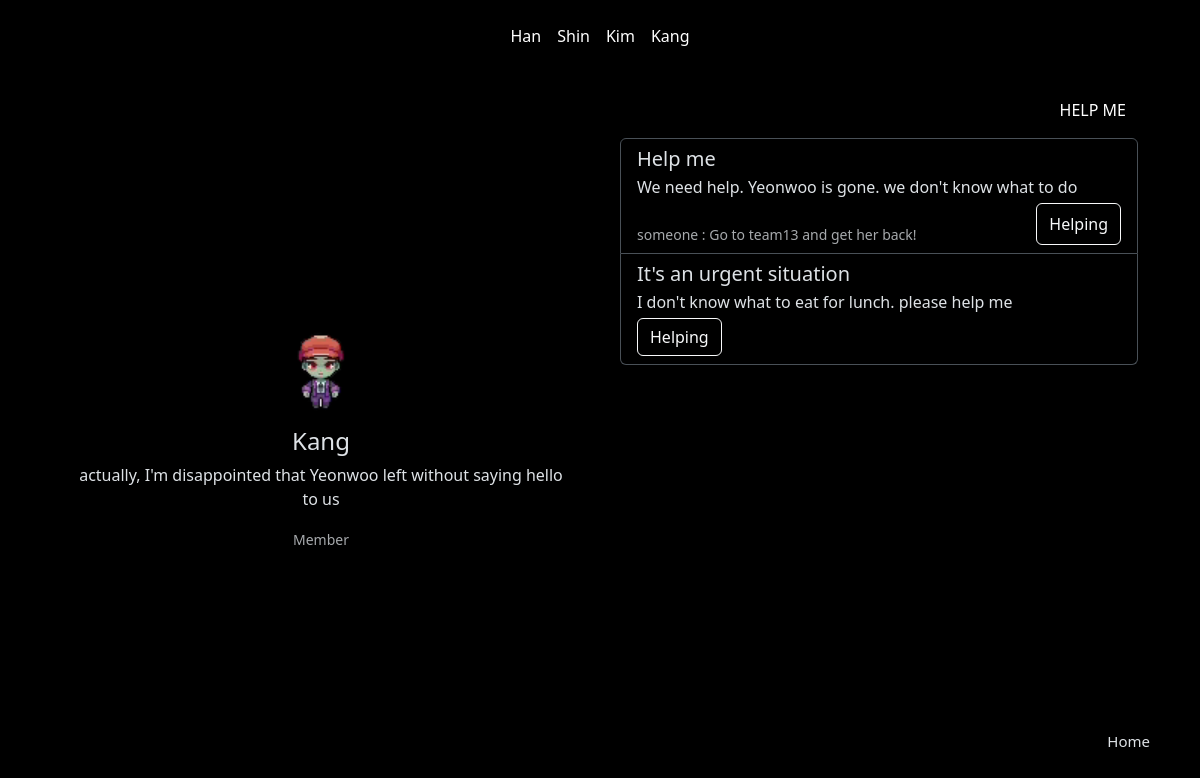
The page /member3 on the database its author committed.
### app.py (models this page shows, shortened)
class Help(db.Model):
    listnum = db.Column(db.Integer, primary_key=True)
    title = db.Column(db.String, nullable=False)
    content = db.Column(db.String, nullable=False)
    username = db.Column(db.String, nullable=False)
    answer = db.Column(db.String, nullable=False, default="")

### app.py (the view)
@app.route("/member3")
def member3():
    name = "Kang"
    profile = "actually, I'm disappointed that Yeonwoo left without saying hello to us"
    tag = "Member"
    help_list = Help.query.filter_by(username="member3").all()
    answer_list = Answer.query.filter_by(username="member3").all()
    context = {
        "name": name,
        "profile": profile,
        "tag": tag
    }
    return render_template("member3.html", data=context, dowajo=help_list, doum=answer_list)

### templates/member3.html (shortened to what this page needs)
<!DOCTYPE html>
<html lang="en">
  <head>
    <link
      href="https://cdn.jsdelivr.net/npm/bootstrap@5.3.2/dist/css/bootstrap.min.css"
      rel="stylesheet"
    />
  </head>
  <body data-bs-theme="dark">
    <nav
      class="navbar border-body d-flex justify-content-center"
      data-bs-theme="dark"
    >
      <nav class="navbar navbar-expand-lg">
        <div class="container-fluid">
          <div class="collapse navbar-collapse" id="navbarNav">
            <ul class="navbar-nav">
              <li class="nav-item">
                <a class="nav-link text-white" href="{{ url_for('leader') }}"
                  >Han</a
                >
              </li>
              <li class="nav-item">
                <a class="nav-link text-white" href="{{ url_for('member1') }}"
                  >Shin</a
                >
              </li>
              <li class="nav-item">
                <a class="nav-link text-white" href="{{ url_for('member2') }}"
                  >Kim</a
                >
              </li>
              <li class="nav-item">
                <a class="nav-link text-white" href="{{ url_for('member3') }}"
                  >Kang</a
                >
              </li>
            </ul>
          </div>
        </div>
      </nav>
    </nav>
    <div class="container">
      <div class="profile">
        <div class="card mb-3 custom-card border-0">
          <br /><br /><br /><br /><br /><br /><br /><br /><br /><br />
          <img
            src="{{ url_for('static', filename='강슬범.png')}}"
            class="card-img-top"
            alt="..."
            style="width: 50px; height: auto; margin: auto"
          />
          <div class="card-body">
            <h4 class="card-title text-center">{{data.name}}</h4>
            <p class="card-text text-center">{{data.profile}}</p>
            <p class="card-text text-center">
              <small class="text-body-secondary">{{data.tag}}</small>
            </p>
          </div>
        </div>
      </div>
      <div class="board">
        <div class="button-container">
          <button
            type="button"
            class="btn btn-dark"
            style="background-color: #000000; border: none"
            data-bs-toggle="modal"
            data-bs-target="#exampleModal"
            data-bs-whatever="@mdo"
          >
            HELP ME
          </button>
        </div>
        <div class="list-group">
          <a
            href="#"
            class="list-group-item list-group-item-action"
            style="background-color: transparent"
          >
            <div class="d-flex w-100 justify-content-between">
              <h5 class="mb-1">Help me</h5>
            </div>
            <p class="mb-1">
              We need help. Yeonwoo is gone. we don't know what to do
            </p>
            <div class="d-flex w-100 justify-content-between">
              <small class="text-body-secondary"
                ><br />someone : Go to team13 and get her back!</small
              >
              <button
                type="button"
                class="btn btn-outline-light"
                data-bs-toggle="modal"
                data-bs-target="#exampleModal2"
              >
                Helping
              </button>
            </div>
          </a>
          {% for dowajo in dowajo %}
          <a
            href="#"
            class="list-group-item list-group-item-action"
            style="background-color: transparent"
          >
            <div class="d-flex w-100 justify-content-between">
              <h5 class="mb-1">{{dowajo.title}}</h5>
            </div>
            <p class="mb-1">{{dowajo.content}}</p>
            <div class="d-flex w-100 justify-content-between">
              <button
                type="button"
                class="btn btn-outline-light"
                data-bs-toggle="modal"
                data-bs-target="#exampleModal2"
              >
                Helping
              </button>
            </div>
          </a>
          {% endfor %}
        </div>
      </div>
    </div>
    <footer>
      <div
        class="footer-container d-flex flex-column flex-sm-row justify-content-end py-4 my-4"
      >
        <a
          href="{{ url_for('home') }}"
          style="text-decoration: none; color: inherit; margin-right: 50px"
          >Home</a
        >
      </div>
    </footer>
  </body>
</html>

### templates/member3.html (style rules this page uses)
.container { display: flex; }
.profile { flex: 1; padding: 20px; }
.profile img { max-width: 100%; display: block; margin-bottom: 20px; }
.custom-card { background-color: #000000; }
.board { flex: 1; padding: 20px; background-color: #000000; }
.list-group-item { background-color: #000000; }
.button-container { display: flex; justify-content: flex-end; margin-bottom: 10px; }
body { background-color: #000000; }
footer a { margin-top: 160px; cursor: pointer; font-size: 15px; }
.footer-container { margin-top: 50px; position: fixed; bottom: 0; width: 100%; padding: 20px 0; text-align: center; }

### rows shown on the page
Help: title "It's an urgent situation", content "I don't know what to eat for lunch. please help me"

### other values the page prints
{{ data.name }} "Kang"
{{ data.profile }} "actually, I'm disappointed that Yeonwoo left without saying hello to us"
{{ data.tag }} "Member"
